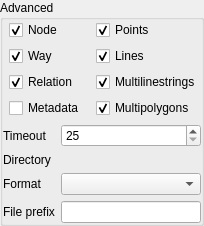
              <widget class="QgsCollapsibleGroupBox" name="advanced_qq">
               <property name="title">
                <string>Advanced</string>
               </property>
               <property name="checked">
                <bool>false</bool>
               </property>
               <property name="collapsed" stdset="0">
                <bool>false</bool>
               </property>
               <layout class="QVBoxLayout" name="verticalLayout_17">
                <property name="leftMargin">
                 <number>0</number>
                </property>
                <property name="topMargin">
                 <number>0</number>
                </property>
                <property name="rightMargin">
                 <number>0</number>
                </property>
                <property name="bottomMargin">
                 <number>0</number>
                </property>
                <item>
                 <layout class="QHBoxLayout" name="horizontalLayout_27">
                  <item>
                   <layout class="QFormLayout" name="formLayout_6">
                    <item row="0" column="1">
                     <widget class="QCheckBox" name="checkbox_node">
                      <property name="text">
                       <string>Node</string>
                      </property>
                      <property name="checked">
                       <bool>true</bool>
                      </property>
                     </widget>
                    </item>
                    <item row="1" column="1">
                     <widget class="QCheckBox" name="checkbox_way">
                      <property name="text">
                       <string>Way</string>
                      </property>
                      <property name="checked">
                       <bool>true</bool>
                      </property>
                     </widget>
                    </item>
                    <item row="2" column="1">
                     <widget class="QCheckBox" name="checkbox_relation">
                      <property name="text">
                       <string>Relation</string>
                      </property>
                      <property name="checked">
                       <bool>true</bool>
                      </property>
                     </widget>
                    </item>
                    <item row="3" column="1">
                     <widget class="QCheckBox" name="checkbox_meta">
                      <property name="text">
                       <string>Metadata</string>
                      </property>
                     </widget>
                    </item>
                   </layout>
                  </item>
                  <item>
                   <layout class="QFormLayout" name="formLayout_7">
                    <item row="0" column="1">
                     <widget class="QCheckBox" name="checkbox_points_qq">
                      <property name="text">
                       <string>Points</string>
                      </property>
                      <property name="checked">
                       <bool>true</bool>
                      </property>
                     </widget>
                    </item>
                    <item row="2" column="1">
                     <widget class="QCheckBox" name="checkbox_lines_qq">
                      <property name="text">
                       <string>Lines</string>
                      </property>
                      <property name="checked">
                       <bool>true</bool>
                      </property>
                     </widget>
                    </item>
                    <item row="4" column="1">
                     <widget class="QCheckBox" name="checkbox_multipolygons_qq">
                      <property name="text">
                       <string>Multipolygons</string>
                      </property>
                      <property name="checked">
                       <bool>true</bool>
                      </property>
                     </widget>
                    </item>
                    <item row="3" column="1">
                     <widget class="QCheckBox" name="checkbox_multilinestrings_qq">
                      <property name="text">
                       <string>Multilinestrings</string>
                      </property>
                      <property name="checked">
                       <bool>true</bool>
                      </property>
                     </widget>
                    </item>
                   </layout>
                  </item>
                 </layout>
                </item>
                <item>
                 <layout class="QFormLayout" name="formLayout_8">
                  <item row="0" column="0">
                   <widget class="QLabel" name="label_50">
                    <property name="text">
                     <string>Timeout</string>
                    </property>
                   </widget>
                  </item>
                  <item row="0" column="1">
                   <widget class="QSpinBox" name="spin_timeout">
                    <property name="buttonSymbols">
                     <enum>QAbstractSpinBox::UpDownArrows</enum>
                    </property>
                    <property name="minimum">
                     <number>25</number>
                    </property>
                    <property name="maximum">
                     <number>2000</number>
                    </property>
                    <property name="singleStep">
                     <number>25</number>
                    </property>
                   </widget>
                  </item>
                  <item row="1" column="0">
                   <widget class="QLabel" name="label_51">
                    <property name="text">
                     <string>Directory</string>
                    </property>
                   </widget>
                  </item>
                  <item row="1" column="1">
                   <widget class="QgsFileWidget" name="output_directory_qq" native="true"/>
                  </item>
                  <item row="3" column="0">
                   <widget class="QLabel" name="label_52">
                    <property name="text">
                     <string>File prefix</string>
                    </property>
                   </widget>
                  </item>
                  <item row="3" column="1">
                   <widget class="QLineEdit" name="line_file_prefix_qq"/>
                  </item>
                  <item row="2" column="1">
                   <widget class="QComboBox" name="combo_format_qq">
                    <property name="sizeAdjustPolicy">
                     <enum>QComboBox::AdjustToContents</enum>
                    </property>
                   </widget>
                  </item>
                  <item row="2" column="0">
                   <widget class="QLabel" name="label_47">
                    <property name="text">
                     <string>Format</string>
                    </property>
                   </widget>
                  </item>
                 </layout>
                </item>
               </layout>
              </widget>
